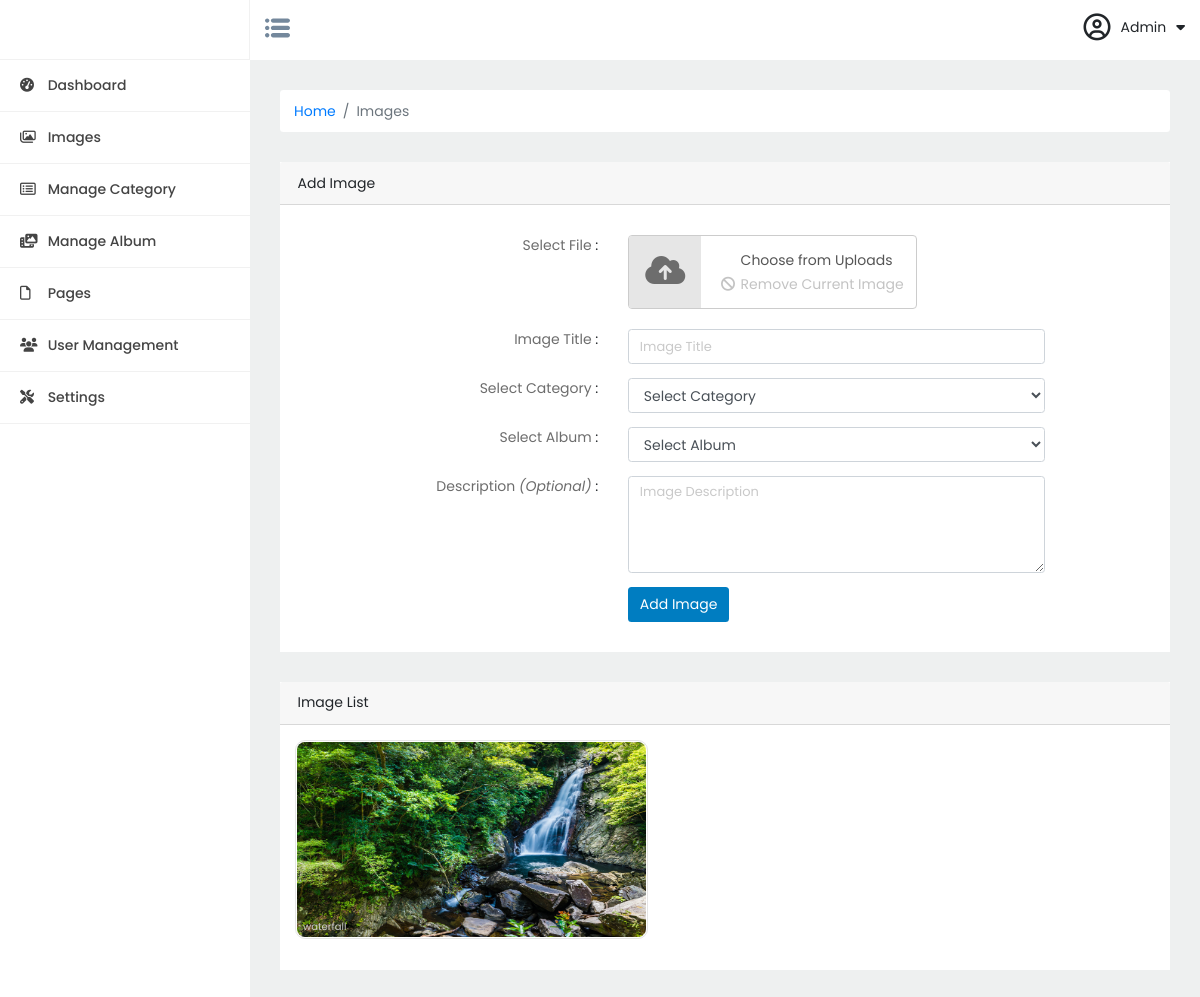
/manage/images.php (signed in), run on the app's committed database.
### tables this page shows
CREATE TABLE `images` (
  `id` int(11) NOT NULL,
  `image_title` varchar(100) NOT NULL,
  `category_id` int(11) NOT NULL,
  `album_id` int(11) NOT NULL,
  `sort_desc` varchar(50) NOT NULL,
  `image_source` varchar(255) NOT NULL,
  `added_on` datetime NOT NULL DEFAULT current_timestamp()
);

### manage/images.php (the view, shortened to what this page needs)
<?php require 'classes/Album.php'; ?>
<?php include 'inc/header.php'; ?>
<?php
$database = new Database();
$connect = $database->connect();
?>
<nav aria-label="breadcrumb">
    <ol class="breadcrumb">
        <li class="breadcrumb-item"><a href="index.php">Home</a></li>
        <li class="breadcrumb-item active" aria-current="page">Images</li>
    </ol>
</nav>
<div class="gal-wrp">
    <div class="form-container">
        <div class="card-header">
            Add Image
        </div>
        <div class="form-body">
            <form action="core/images.php" method="post" enctype="multipart/form-data">
                <div class="form-group row">
                    <div class="col-sm-4" align="end">
                        <label for="">Select File</label>
                        <span class="form-indicat">:</span>
                    </div>
                    <div class="col-sm-8">
                        <div class="setting image_picker">
                            <div class="settings_wrap">
                                <label class="drop_target mb-0">
                                    <div class="image_preview"></div>
                                </label>
                                <div class="settings_actions vertical"><a data-action="choose_from_uploaded"><i class="fa fa-picture-o"></i> Choose from Uploads</a><a class="disabled" data-action="remove_current_image"><i class="fa fa-ban"></i> Remove Current Image</a></div>
                            </div>
                        </div>
                    </div>
                </div>
                <div class="form-group row">
                    <div class="col-sm-4" align="end">
                        <label for="">Image Title</label>
                        <span class="form-indicat">:</span>
                    </div>
                    <div class="col-sm-8">
                        <input class="form-control" type="text" name="image_title" placeholder="Image Title">
                    </div>
                </div>
                <div class="form-group row">
                    <div class="col-sm-4" align="end">
                        <label for="">Select Category</label>
                        <span class="form-indicat">:</span>
                    </div>
                    <div class="col-sm-8">
                        <select name="category_id" class="form-control">
                            <option value="">Select Category</option>
                        </select>
                    </div>
                </div>
                <div class="form-group row">
                    <div class="col-sm-4" align="end">
                        <label for="">Select Album</label>
                        <span class="form-indicat">:</span>
                    </div>
                    <div class="col-sm-8">
                        <select name="album_id" class="form-control">
                            <option value="">Select Album</option>
                        </select>
                    </div>
                </div>
                <div class="form-group row">
                    <div class="col-sm-4" align="end">
                        <label for="">Description <em>(Optional)</em></label>
                        <span class="form-indicat">:</span>
                    </div>
                    <div class="col-sm-8">
                        <textarea placeholder="Image Description" name="sort_desc" rows="4" class="form-control"></textarea>
                    </div>
                </div>
                <div class="form-group row mb-0">
                    <div class="col-sm-4" align="end">
                    </div>
                    <div class="col-sm-8">
                        <button name="addImage" class="btn primary">Add Image</button>
                    </div>
                </div>
            </form>
        </div>
    </div>
    <div class="gallery">
        <div class="card-header">
            Image List
        </div>
        <div class="image-group">
            <?php
            $sql = 'SELECT * FROM `images` ORDER BY id DESC';
            $numrows = mysqli_num_rows(mysqli_query($connect, $sql));
            $limit = 12;
            $page = isset($_GET['page']) ? $_GET['page'] : 0;
            if ($page)
                $start = ($page - 1) * $limit;
            else
                $start = 0;
            $sql .= " LIMIT $start, $limit";
            if ($numrows > 0) {
            ?>
                <?php
                $rs_result = mysqli_query($connect, $sql);
                ?>
                <div class="imgcontainer">
                    <?php
                    while ($row = mysqli_fetch_array($rs_result)) {
                    ?>
                        <div class="item">
                            <a href="../uploads/<?php echo $row["image_source"]; ?>">
                                <img class="img-responsive" alt="rose red beauty" width="355px" height="200px" src="../uploads/<?php echo $row["image_source"]; ?>">
                            </a>
                            <span align=left><?php echo $row["image_title"]; ?></span>
                        </div>
                    <?php
                    }
                    ?>
                </div>
            <?php
            } else {
            ?>
                <div class="alert alert-info" role="alert" align="center">No Items found.</div>
            <?php
            }
            ?>
        </div>
    </div>
</div>
<?php include 'inc/footer.php'; ?>

### data on the page
images: image_source (picture), image_title "waterfall"
